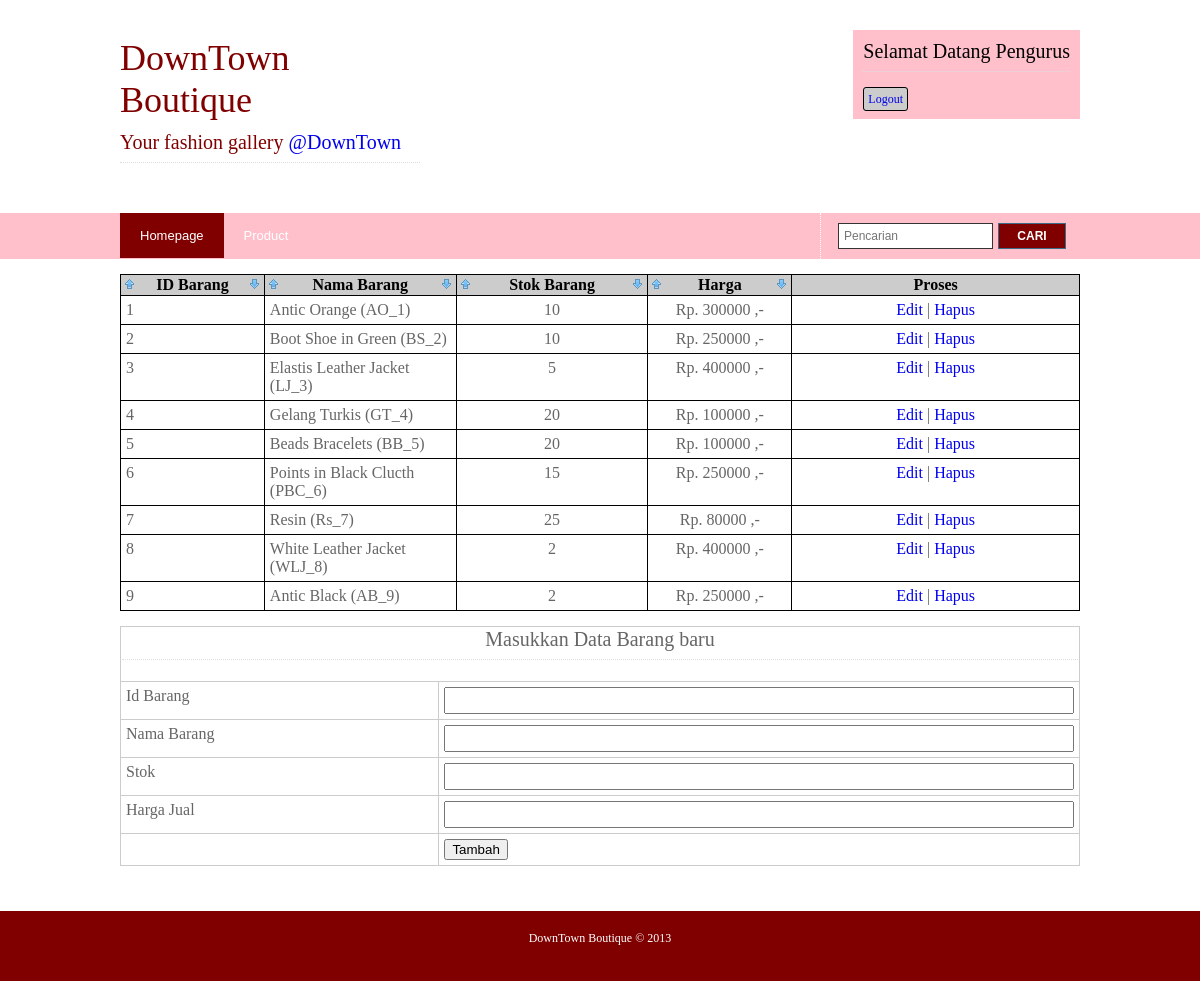
Page /barang (signed in) on the committed database.
### tables this page shows
CREATE TABLE IF NOT EXISTS `barang` (
  `id_barang` int(3) NOT NULL DEFAULT '0',
  `nama_barang` varchar(30) NOT NULL,
  `stok_barang` int(2) NOT NULL,
  `harga_jual` int(7) NOT NULL,
  PRIMARY KEY (`id_barang`)
);

### includes/contents/barang.php (the view, shortened to what this page needs)
<div class="wrapper col4">
	<br class="clear" />
	<div id="services">
			<?php
			if(!isset($_SESSION['sebagai'],$_SESSION['nama'],$_SESSION['pass'])){
				$stok = mysql_query("SELECT id_barang FROM barang");
				$stok = mysql_num_rows($stok);
				$bagi = $stok /3;
				$intbagi = (int)$bagi;
				$kali = $intbagi * 3;
				$barang = mysql_query("SELECT * FROM barang ORDER BY id_barang DESC LIMIT $kali") ;
				$mulai= 1;
				$tiga = 3;
				echo "<ul>";
				while($b = mysql_fetch_array($barang)){
					if($mulai == 1){
						echo "<li>";
					}else if($mulai == $tiga){
						echo "<li class=\"last\">";
						$tambah = $mulai + $tiga;
					}else if($mulai == $tambah){
						echo "<li class=\"last\">";
						$tambah = $mulai + $tiga;
					}else{
						echo "<li>";
					}
					echo "<div>
						<h2>$b[nama_barang]</h2>
						<p>Stok : $b[stok_barang]<br>
						Harga : $b[harga_jual]</p>";
					include "functions/isset_link.php";
					echo "</div></li>";
					$mulai++;
				}
				echo "</ul>";
			}else if((isset($_SESSION['sebagai'],$_SESSION['nama'],$_SESSION['pass'])) AND ($_SESSION['sebagai'] == 'pengurus')){
				if(!isset($_GET['proses'])){
					echo "
					<table border=\"1\" style=\"color:#000;\">
					<tr style=\"background:#ccc;\">
						<th width=\"15%\" style=\"border:1px solid #000;\">
							<a style=\"float:left;\" href=\"barang-order-id_barang-desc\"><img src=\"images/top.png\"/></a>ID Barang
							<a style=\"float:right;\" href=\"barang-order-id_barang-asc\"><img src=\"images/down.png\"/></a>
						</th>
						<th width=\"20%\" style=\"border:1px solid #000;\">
							<a style=\"float:left;\" href=\"barang-order-nama_barang-desc\"><img src=\"images/top.png\"/></a>Nama Barang
							<a style=\"float:right;\" href=\"barang-order-nama_barang-asc\"><img src=\"images/down.png\"/></a>
						</th>
						<th width=\"20%\" style=\"border:1px solid #000;\">
							<a style=\"float:left;\" href=\"barang-order-stok_barang-desc\"><img src=\"images/top.png\"/></a>Stok Barang
							<a style=\"float:right;\" href=\"barang-order-stok_barang-asc\"><img src=\"images/down.png\"/></a>
						</th>
						<th width=\"15%\" style=\"border:1px solid #000;\">
							<a style=\"float:left;\" href=\"barang-order-harga_jual-desc\"><img src=\"images/top.png\"/></a>Harga
							<a style=\"float:right;\" href=\"barang-order-harga_jual-asc\"><img src=\"images/down.png\"/></a>
						</th>
						<th width=\"30%\" style=\"border:1px solid #000;\">Proses</th>
					</tr>";
						if(!isset($_GET['order'])){
							$barang = mysql_query("SELECT * FROM barang ");
						}else{
							$order = addslashes($_GET['order']);
							$sort = addslashes($_GET['sort']);
							$barang = mysql_query("SELECT * FROM barang ORDER BY $order $sort");
						}
						$mulai=1;
						while($b = mysql_fetch_array($barang)){
							if($mulai%2==0){echo "<tr class=\"dark\">";}else{echo "<tr class=\"light\">";}
							echo "<td style=\"border:1px solid #000;\">$b[id_barang]</td>
							<td style=\"border:1px solid #000;\">$b[nama_barang]</td>
							<td style=\"text-align:center;border:1px solid #000;\">$b[stok_barang]</td>
							<td style=\"text-align:center;border:1px solid #000;\">Rp. $b[harga_jual] ,-</td>
							<td style=\"text-align:center;border:1px solid #000;\">
							<a href=\"barang-$b[id_barang]-edit\">Edit</a> |
							<a href=\"barang-$b[id_barang]-hapus\">Hapus</a>
							</td></tr>";
							$mulai++;
						}
					echo "</table>";
					?>
					<form action="users/pengurus/proses/tambah.barang.php" method="post">
						<table border="1" style="color:#000;">
							<tr class='light'>
								<th colspan='2'><center><h1>Masukkan Data Barang baru</h1></center></th>
							</tr>
							<tr class='dark'>
								<td>Id Barang</td>
								<td><input class="input" type="text" name="id" /></td>
							</tr>
							<tr class='light'>
								<td>Nama Barang</td>
								<td><input class="input" type="text" name="nama"/></td>
							</tr>
							<tr class='dark'>
								<td>Stok</td>
								<td><input class="input" type="text" name="stok"/></td>
							</tr>
							<tr class='light'>
								<td>Harga Jual</td>
								<td><input class="input" type="text" name="harga"/></td>
							</tr>
							<tr class='dark'>
								<td></td>
								<td><input type="submit" name="submit" value="Tambah" /></td>
							</tr>
						</table>
					</form>
					<?php
				}else if($_GET['proses']=='edit'){
					if(!isset($_GET['id'])){
						echo "<script>document.location='barang';</script>";
					}else{
						$id= addslashes($_GET['id']);
						$barang = mysql_query("SELECT * FROM barang WHERE id_barang='$id'");
						$jbarang = mysql_num_rows($barang);
						if($jbarang == 1){
							$b = mysql_fetch_array($barang);?>
							<form action="users/pengurus/proses/edit.barang.php" method="post">
							<style>.input{padding:4px;width:100%;}</style>
								<table border="1" style="color:#000;">
									<tr class='light'>
										<th colspan='2'><center><h1>Data Barang</h1></center></th>
									</tr>
									<tr class='dark'>
										<td>Id Barang</td>
										<td><input type="hidden" name="id" value="<?php echo $b['id_barang']?>"/><?php echo $b['id_barang'];?></td>
									</tr>
									<tr class='light'>
										<td>Nama Barang</td>
										<td><input class='input' type="text" name="nama" value="<?php echo $b['nama_barang']?>"/></td>
									</tr>
									<tr class='dark'>
										<td>Stok</td>
										<td><input class='input' type="text" name="stok" value="<?php echo $b['stok_barang']?>"/></td>
									</tr>
									<tr class='light'>
										<td>Harga Jual</td>
										<td><input class='input' type="text" name="harga" value="<?php echo $b['harga_jual']?>"/></td>
									</tr>
									<tr class='dark'>
										<td></td>
										<td><input type="submit" value="Edit" /></td>
									</tr>
								</table>
							</form>
							<br>
							<?php
						}else{
							echo "<script>alert('Data tidak ditemukan');document.location='barang';</script>";
						}
					}
				}else if($_GET['proses']=='hapus'){
					if(!isset($_GET['id'])){
						echo "<script>document.location='barang';</script>";
					}else{
						$id= addslashes($_GET['id']);
						$barang = mysql_query("SELECT * FROM barang WHERE id_barang='$id'");
						$jbarang = mysql_num_rows($barang);
						if($jbarang == 1){
							$titip = mysql_query("SELECT id_barang FROM titip_barang WHERE id_barang='$id'");
							$jtitip = mysql_num_rows($titip);
							if($jtitip == 0){
								$delete = mysql_query("DELETE FROM barang WHERE id_barang='$id'");
								if($delete){
									echo "<script>alert('Data berhasil dihapus');document.location='barang';</script>";
								}else{
									echo "<script>alert('Data gagal dihapus');document.location='barang';</script>";
								}
							}else{
															}
						}else{
							echo "<script>alert('Data tidak ditemukan');document.location='barang';</script>";
						}
					}
				}
			}
			?>
			<br class="clear" />
			<br class="clear" />
	</div>
</div>

### index.php (shortened to what this page needs)
<html>
	<?php include "includes/head.php";?>
	<body id="top">
		<?php include "includes/header.php";?>
		<?php include "includes/topbar.php";?>
		<?php include "functions/link.php";?>
		<?php include "includes/footer.php";?>
	</body>
</html>

### includes/head.php (shortened to what this page needs)
<head>
	<link rel="stylesheet" href="styles/layout.css" type="text/css" />
</head>

### includes/header.php
<div class="wrapper col1">
	<div id="header">
		<div id="logo">
			<h1><a href="home">DownTown Boutique</a></h1>
			<h2>Your fashion gallery <a href="http://twitter.com/DownTown" target="_blank">@DownTown</a></h2>
		</div>
		<?php
		if(!isset($_SESSION['sebagai'],$_SESSION['nama'],$_SESSION['pass'])){
			include "includes/login.php";
		}else{
			include "users/welcome.php";
		}
		?>
		<br class="clear" />
	</div>
</div>

### users/welcome.php (shortened to what this page needs)
<?php
if(!isset($_SESSION['sebagai'],$_SESSION['nama'],$_SESSION['pass'])){
	echo "<script>alert('Maaf, Anda belum Login');document.location='';</script>";
}else{
	$sbg=$_SESSION['sebagai'];
	$user=$_SESSION['nama'];
	$pass=$_SESSION['pass'];
	$cek=mysql_query("SELECT * FROM $sbg WHERE nama_$sbg ='$user' AND password='$pass'");
	$rows = mysql_num_rows($cek);
	if($rows == 1){
	?>
		<div id="newsletter">
			<h1>Selamat Datang <?php $p = ucfirst($sbg); echo "$p";?></h1>
			<?php
				include "users/$sbg/menu$sbg.php";
			?>
		</div>
	<?php
	}else{
		echo "<script>alert('Maaf, Data Anda tidak kami temukan');document.location='index.php';</script>";
		session_destroy();
	}
}
?>

### users/pengurus/menupengurus.php
<fieldset>
<a style="background:#ccc;padding:4px;border:1px solid #000;border-radius:3px;" href="logout">Logout</a>
</fieldset>

### includes/topbar.php (shortened to what this page needs)
<div class="wrapper col2">
	<div id="topbar">
		<div id="topnav">
			<ul>
				<li class="active"><a href="home">Homepage</a></li>
				<li><a href="barang">Product</a></li>
			</ul>
		</div>
		<div id="search">
			<form action="cari" method="post">
				<fieldset>
					<input type="text" name="cari" placeholder="Pencarian"/>
					<input type="submit" name="go" id="go" value="Cari" />
				</fieldset>
			</form>
		</div>
		<br class="clear" />
	</div>
</div>

### functions/link.php
<?php
	if(!isset($_GET['act'])){
		include "includes/intro.php";
		include "includes/contents.php";
	}else if($_GET['act']=='home'){
		include "includes/intro.php";
		include "includes/contents.php";
	}else if($_GET['act']=='barang'){
		include "includes/contents/barang.php";
	}else if($_GET['act']=='layanan'){
		include "includes/contents/contact.php";
	}else if($_GET['act']=='cari'){
		include "functions/cari.php";
	}else if($_GET['act']=='logout'){
		include "functions/logout.php";
	}
?>

### includes/footer.php
<div class="wrapper col7">
	<div id="copyright">
		<p class="center">DownTown Boutique &copy; 2013</p>
		<br class="clear" />
	</div>
</div>

### styles/layout.css (style rules this page uses)
body { margin:0; padding:0; font-size:12px; font-family:comic sans ms; color:#FFFFFF; background-color:#29313C; }
img { border:0; display:block; padding:0; margin:0; }
.center { text-align:center; }
a { outline:none; text-decoration:none; }
div.wrapper { display:block; width:100%; margin:0; text-align:left; }
div.wrapper h1, div.wrapper h2, div.wrapper h3, div.wrapper h4, div.wrapper h5, div.wrapper h6 { margin:0 0 20px 0; padding:0 0 8px 0; font-size:20px; font-weight:normal; font-family:Georgia, "Times New Roman", Times, serif; border-bottom:1px dotted #DDDDDD; }
.col1 { color:maroon; background-color:white; }
.col2 { color:#FFFFFF; background-color:pink; }
.col3, .col4, .col5 { color:black; background-color:#FFFFFF; }
.col7, .col7 a { color:#FFFFFF; background-color:maroon; }
#header, #topbar, #intro, #services, #breadcrumb, #container, #footer, #copyright { position:relative; margin:0 auto 0; display:block; width:960px; }
#header { padding:30px 0; font-family:Georgia, "Times New Roman", Times, serif; }
#header #logo { display:block; float:left; width:300px; margin-top:7px; }
#header #logo h1, #header #logo p { margin:0; padding:0; line-height:normal; }
#header #logo h1 { margin:0 0 10px 0; padding:0; font-size:36px; border:none; }
#header h1 a { color:maroon; background-color:white; }
#header #newsletter { float:right; padding:10px 10px 12px 10px; color:#000000; background-color:pink; }
#topbar { z-index:1000; }
#topbar #search { display:block; float:right; width:242px; height:36px; margin:0; padding:10px 0 0 17px; color:black; background-color:pink; border-left:1px dotted white; overflow:hidden; }
#services ul, #services p, #services h2, #services img { margin:0; padding:0; list-style:none; }
#copyright { padding:20px 0; }
#copyright p { margin:0; padding:0; }

### styles/navi.css (style rules this page uses)
#topnav { display:block; float:left; width:660px; margin:0; padding:0; list-style:none; font-size:13px; font-weight:normal; font-family:Verdana, Arial, Helvetica, sans-serif; color:#FFFFFF; background-color:pink; }
#topnav ul, #topnav li { float:left; list-style:none; margin:0; padding:0; }
#topnav li a:link, #topnav li a:visited, #topnav li a:hover { display:block; margin:0; padding:15px 20px; color:#FFFFFF; background-color:pink; }
#topnav li a:hover, #topnav ul li.active a { color:#FFFFFF; background-color:maroon; }

### styles/forms.css (style rules this page uses)
form, fieldset, legend { margin:0; padding:0; border:none; }
#topbar input { display:block; float:left; width:155px; margin:0 5px 0 0; padding:5px; color:#B6B6B6; background-color:white; border:1px solid #343434; font-family:Verdana, Arial, Helvetica, sans-serif; font-size:12px; }
#topbar input#go { width:68px; height:26px; margin:0; padding:4px 0; text-transform:uppercase; color:#FFFFFF; background-color:maroon; border-color:#396B86; cursor:pointer; font-weight:bold; }

### styles/tables.css (style rules this page uses)
table { width:100%; border-collapse:collapse; table-layout:auto; vertical-align:top; margin-bottom:15px; border:1px solid #CCCCCC; }
table tbody td { vertical-align:top; border-collapse:collapse; border-left:1px solid #CCCCCC; border-right:1px solid #CCCCCC; }
table thead th, table tbody td { padding:5px; border-collapse:collapse; }
table tbody tr.light { color:#666666; background-color:white; }
table tbody tr.dark { color:#666666; background-color:white; }

### includes/contents/barang.php (style rules this page uses)
.input { padding:4px;width:100%; }

### rows in the picture
barang: id_barang "1", nama_barang "Antic Orange (AO_1)", stok_barang "10", harga_jual "300000"
barang: id_barang "2", nama_barang "Boot Shoe in Green (BS_2)", stok_barang "10", harga_jual "250000"
barang: id_barang "3", nama_barang "Elastis Leather Jacket (LJ_3)", stok_barang "5", harga_jual "400000"
barang: id_barang "4", nama_barang "Gelang Turkis (GT_4)", stok_barang "20", harga_jual "100000"
barang: id_barang "5", nama_barang "Beads Bracelets (BB_5)", stok_barang "20", harga_jual "100000"
barang: id_barang "6", nama_barang "Points in Black Clucth (PBC_6)", stok_barang "15", harga_jual "250000"
barang: id_barang "7", nama_barang "Resin (Rs_7)", stok_barang "25", harga_jual "80000"
barang: id_barang "8", nama_barang "White Leather Jacket (WLJ_8)", stok_barang "2", harga_jual "400000"
barang: id_barang "9", nama_barang "Antic Black (AB_9)", stok_barang "2", harga_jual "250000"

### other values in the picture
$p "Pengurus"
